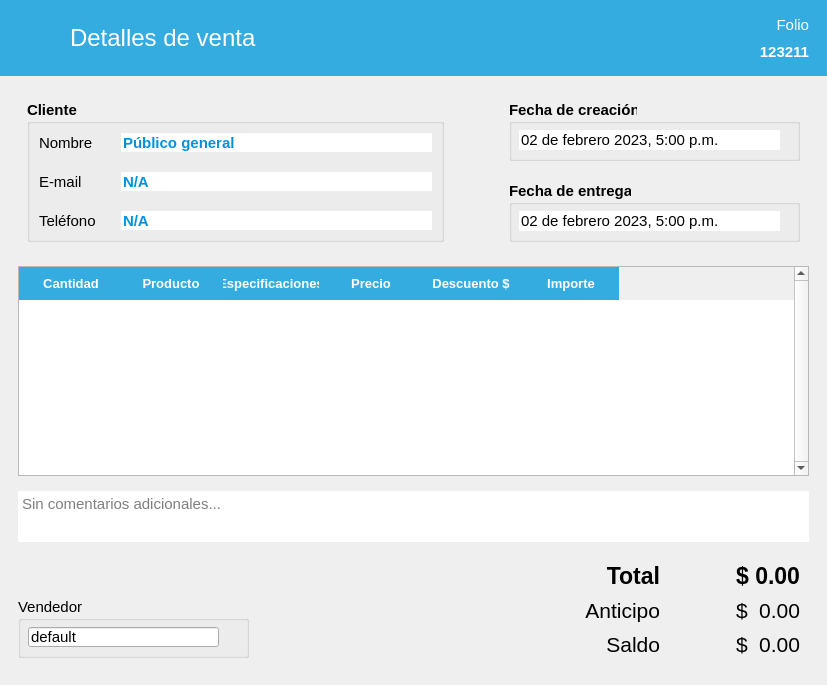
<?xml version="1.0" encoding="UTF-8"?>
<ui version="4.0">
 <class>DetallesVenta</class>
 <widget class="QMainWindow" name="DetallesVenta">
  <property name="windowModality">
   <enum>Qt::ApplicationModal</enum>
  </property>
  <property name="geometry">
   <rect>
    <x>0</x>
    <y>0</y>
    <width>827</width>
    <height>685</height>
   </rect>
  </property>
  <property name="windowTitle">
   <string>MainWindow</string>
  </property>
  <widget class="QWidget" name="centralwidget">
   <layout class="QVBoxLayout" name="verticalLayout">
    <property name="leftMargin">
     <number>0</number>
    </property>
    <property name="topMargin">
     <number>0</number>
    </property>
    <property name="rightMargin">
     <number>0</number>
    </property>
    <item>
     <widget class="QFrame" name="frame">
      <property name="styleSheet">
       <string notr="true">QFrame { background-color: rgb(52, 172, 224); }</string>
      </property>
      <property name="frameShadow">
       <enum>QFrame::Raised</enum>
      </property>
      <layout class="QHBoxLayout" name="horizontalLayout">
       <property name="topMargin">
        <number>5</number>
       </property>
       <property name="bottomMargin">
        <number>5</number>
       </property>
       <item alignment="Qt::AlignLeft|Qt::AlignVCenter">
        <widget class="QFrame" name="frame_5">
         <property name="frameShadow">
          <enum>QFrame::Raised</enum>
         </property>
         <layout class="QHBoxLayout" name="horizontalLayout_2">
          <property name="spacing">
           <number>20</number>
          </property>
          <item>
           <widget class="QPushButton" name="btRegresar">
            <property name="cursor">
             <cursorShape>PointingHandCursor</cursorShape>
            </property>
            <property name="styleSheet">
             <string notr="true">QPushButton {
        background-color: transparent;
        border: none;
        padding: 0px;
    }
    QPushButton:hover {
        background-color: rgba(255, 255, 255, 0);
    }
    QPushButton:pressed {
        background-color: rgba(255, 255, 255, 0);
    }</string>
            </property>
            <property name="icon">
             <iconset resource="../../resources.qrc">
              <normaloff>:/img/resources/images/leftarrow.png</normaloff>:/img/resources/images/leftarrow.png</iconset>
            </property>
            <property name="iconSize">
             <size>
              <width>40</width>
              <height>40</height>
             </size>
            </property>
            <property name="flat">
             <bool>true</bool>
            </property>
           </widget>
          </item>
          <item>
           <widget class="QLabel" name="label_17">
            <property name="minimumSize">
             <size>
              <width>211</width>
              <height>41</height>
             </size>
            </property>
            <property name="font">
             <font>
              <pointsize>18</pointsize>
             </font>
            </property>
            <property name="styleSheet">
             <string notr="true">color: rgb(255, 255, 255);</string>
            </property>
            <property name="text">
             <string>Detalles de venta</string>
            </property>
           </widget>
          </item>
         </layout>
        </widget>
       </item>
       <item alignment="Qt::AlignRight|Qt::AlignTop">
        <widget class="QFrame" name="frame_6">
         <property name="frameShadow">
          <enum>QFrame::Raised</enum>
         </property>
         <layout class="QVBoxLayout" name="verticalLayout_2">
          <item>
           <widget class="QLabel" name="label_5">
            <property name="minimumSize">
             <size>
              <width>41</width>
              <height>21</height>
             </size>
            </property>
            <property name="font">
             <font>
              <pointsize>11</pointsize>
             </font>
            </property>
            <property name="styleSheet">
             <string notr="true">color: rgb(255, 255, 255);</string>
            </property>
            <property name="text">
             <string>Folio</string>
            </property>
            <property name="alignment">
             <set>Qt::AlignRight|Qt::AlignTrailing|Qt::AlignVCenter</set>
            </property>
           </widget>
          </item>
          <item>
           <widget class="QLabel" name="lbFolio">
            <property name="minimumSize">
             <size>
              <width>61</width>
              <height>21</height>
             </size>
            </property>
            <property name="font">
             <font>
              <pointsize>11</pointsize>
              <weight>75</weight>
              <bold>true</bold>
             </font>
            </property>
            <property name="styleSheet">
             <string notr="true">color: rgb(255, 255, 255);</string>
            </property>
            <property name="text">
             <string>123211</string>
            </property>
            <property name="alignment">
             <set>Qt::AlignRight|Qt::AlignTrailing|Qt::AlignVCenter</set>
            </property>
           </widget>
          </item>
         </layout>
        </widget>
       </item>
      </layout>
     </widget>
    </item>
    <item>
     <widget class="QFrame" name="frame_2">
      <property name="frameShadow">
       <enum>QFrame::Raised</enum>
      </property>
      <layout class="QHBoxLayout" name="horizontalLayout_3">
       <property name="leftMargin">
        <number>18</number>
       </property>
       <property name="rightMargin">
        <number>18</number>
       </property>
       <item alignment="Qt::AlignTop">
        <widget class="QFrame" name="frame_7">
         <property name="frameShadow">
          <enum>QFrame::Raised</enum>
         </property>
         <layout class="QHBoxLayout" name="horizontalLayout_5">
          <property name="rightMargin">
           <number>50</number>
          </property>
          <item>
           <widget class="QGroupBox" name="groupBox">
            <property name="minimumSize">
             <size>
              <width>361</width>
              <height>131</height>
             </size>
            </property>
            <property name="font">
             <font>
              <pointsize>11</pointsize>
              <weight>75</weight>
              <bold>true</bold>
             </font>
            </property>
            <property name="title">
             <string>Cliente</string>
            </property>
            <property name="flat">
             <bool>true</bool>
            </property>
            <layout class="QGridLayout" name="gridLayout">
             <property name="horizontalSpacing">
              <number>25</number>
             </property>
             <property name="verticalSpacing">
              <number>20</number>
             </property>
             <item row="2" column="1">
              <widget class="QLineEdit" name="txtTelefono">
               <property name="font">
                <font>
                 <pointsize>11</pointsize>
                </font>
               </property>
               <property name="styleSheet">
                <string notr="true">color: rgb(0, 147, 220);</string>
               </property>
               <property name="text">
                <string>N/A</string>
               </property>
               <property name="frame">
                <bool>false</bool>
               </property>
               <property name="readOnly">
                <bool>true</bool>
               </property>
               <property name="clearButtonEnabled">
                <bool>false</bool>
               </property>
              </widget>
             </item>
             <item row="0" column="1">
              <widget class="QLineEdit" name="txtCliente">
               <property name="font">
                <font>
                 <pointsize>11</pointsize>
                 <italic>false</italic>
                </font>
               </property>
               <property name="styleSheet">
                <string notr="true">color: rgb(0, 147, 220);</string>
               </property>
               <property name="text">
                <string>Público general</string>
               </property>
               <property name="frame">
                <bool>false</bool>
               </property>
               <property name="readOnly">
                <bool>true</bool>
               </property>
               <property name="clearButtonEnabled">
                <bool>false</bool>
               </property>
              </widget>
             </item>
             <item row="1" column="1">
              <widget class="QLineEdit" name="txtCorreo">
               <property name="font">
                <font>
                 <pointsize>11</pointsize>
                </font>
               </property>
               <property name="styleSheet">
                <string notr="true">color: rgb(0, 147, 220);</string>
               </property>
               <property name="text">
                <string>N/A</string>
               </property>
               <property name="frame">
                <bool>false</bool>
               </property>
               <property name="readOnly">
                <bool>true</bool>
               </property>
               <property name="clearButtonEnabled">
                <bool>false</bool>
               </property>
              </widget>
             </item>
             <item row="1" column="0">
              <widget class="QLabel" name="label_7">
               <property name="font">
                <font>
                 <pointsize>11</pointsize>
                 <weight>50</weight>
                 <bold>false</bold>
                </font>
               </property>
               <property name="text">
                <string>E-mail</string>
               </property>
              </widget>
             </item>
             <item row="2" column="0">
              <widget class="QLabel" name="label_8">
               <property name="font">
                <font>
                 <pointsize>11</pointsize>
                 <weight>50</weight>
                 <bold>false</bold>
                </font>
               </property>
               <property name="text">
                <string>Teléfono</string>
               </property>
              </widget>
             </item>
             <item row="0" column="0">
              <widget class="QLabel" name="label_6">
               <property name="font">
                <font>
                 <pointsize>11</pointsize>
                 <weight>50</weight>
                 <bold>false</bold>
                </font>
               </property>
               <property name="text">
                <string>Nombre</string>
               </property>
              </widget>
             </item>
            </layout>
           </widget>
          </item>
         </layout>
        </widget>
       </item>
       <item alignment="Qt::AlignRight|Qt::AlignTop">
        <widget class="QFrame" name="frame_8">
         <property name="frameShadow">
          <enum>QFrame::Raised</enum>
         </property>
         <layout class="QVBoxLayout" name="verticalLayout_4">
          <property name="spacing">
           <number>20</number>
          </property>
          <item>
           <widget class="QGroupBox" name="groupBox_2">
            <property name="minimumSize">
             <size>
              <width>291</width>
              <height>61</height>
             </size>
            </property>
            <property name="font">
             <font>
              <pointsize>11</pointsize>
              <weight>75</weight>
              <bold>true</bold>
             </font>
            </property>
            <property name="title">
             <string>Fecha de creación</string>
            </property>
            <property name="flat">
             <bool>true</bool>
            </property>
            <widget class="QLineEdit" name="txtCreacion">
             <property name="geometry">
              <rect>
               <x>10</x>
               <y>30</y>
               <width>261</width>
               <height>20</height>
              </rect>
             </property>
             <property name="font">
              <font>
               <pointsize>11</pointsize>
               <weight>50</weight>
               <bold>false</bold>
              </font>
             </property>
             <property name="styleSheet">
              <string notr="true"/>
             </property>
             <property name="text">
              <string>02 de febrero 2023, 5:00 p.m.</string>
             </property>
             <property name="frame">
              <bool>false</bool>
             </property>
             <property name="readOnly">
              <bool>true</bool>
             </property>
             <property name="clearButtonEnabled">
              <bool>false</bool>
             </property>
            </widget>
           </widget>
          </item>
          <item>
           <widget class="QGroupBox" name="boxEntrega">
            <property name="minimumSize">
             <size>
              <width>291</width>
              <height>61</height>
             </size>
            </property>
            <property name="font">
             <font>
              <pointsize>11</pointsize>
              <weight>75</weight>
              <bold>true</bold>
             </font>
            </property>
            <property name="title">
             <string>Fecha de entrega</string>
            </property>
            <property name="flat">
             <bool>true</bool>
            </property>
            <widget class="QLineEdit" name="txtEntrega">
             <property name="geometry">
              <rect>
               <x>10</x>
               <y>30</y>
               <width>261</width>
               <height>20</height>
              </rect>
             </property>
             <property name="font">
              <font>
               <pointsize>11</pointsize>
               <weight>50</weight>
               <bold>false</bold>
              </font>
             </property>
             <property name="styleSheet">
              <string notr="true"/>
             </property>
             <property name="text">
              <string>02 de febrero 2023, 5:00 p.m.</string>
             </property>
             <property name="frame">
              <bool>false</bool>
             </property>
             <property name="readOnly">
              <bool>true</bool>
             </property>
             <property name="clearButtonEnabled">
              <bool>false</bool>
             </property>
            </widget>
           </widget>
          </item>
         </layout>
        </widget>
       </item>
      </layout>
     </widget>
    </item>
    <item>
     <widget class="QFrame" name="frame_3">
      <property name="sizePolicy">
       <sizepolicy hsizetype="Expanding" vsizetype="Expanding">
        <horstretch>0</horstretch>
        <verstretch>0</verstretch>
       </sizepolicy>
      </property>
      <property name="minimumSize">
       <size>
        <width>0</width>
        <height>210</height>
       </size>
      </property>
      <property name="frameShadow">
       <enum>QFrame::Raised</enum>
      </property>
      <layout class="QVBoxLayout" name="verticalLayout_6">
       <property name="leftMargin">
        <number>18</number>
       </property>
       <property name="topMargin">
        <number>0</number>
       </property>
       <property name="rightMargin">
        <number>18</number>
       </property>
       <property name="bottomMargin">
        <number>0</number>
       </property>
       <item>
        <widget class="QTableWidget" name="tabla_productos">
         <property name="minimumSize">
          <size>
           <width>791</width>
           <height>210</height>
          </size>
         </property>
         <property name="font">
          <font>
           <pointsize>10</pointsize>
          </font>
         </property>
         <property name="styleSheet">
          <string notr="true">QHeaderView::section {
	font: bold 10pt;
	color: rgb(255, 255, 255);
	background-color: rgb(52, 172, 224);
    border: 0px;

	padding-left: 4px;
	padding-top: 7px;
	padding-bottom: 7px;
}

QTableWidget {
	alternate-background-color: rgb(240, 240, 240);
}</string>
         </property>
         <property name="verticalScrollBarPolicy">
          <enum>Qt::ScrollBarAlwaysOn</enum>
         </property>
         <property name="editTriggers">
          <set>QAbstractItemView::NoEditTriggers</set>
         </property>
         <property name="alternatingRowColors">
          <bool>true</bool>
         </property>
         <property name="selectionMode">
          <enum>QAbstractItemView::NoSelection</enum>
         </property>
         <property name="showGrid">
          <bool>false</bool>
         </property>
         <attribute name="horizontalHeaderMinimumSectionSize">
          <number>80</number>
         </attribute>
         <attribute name="verticalHeaderVisible">
          <bool>false</bool>
         </attribute>
         <column>
          <property name="text">
           <string>Cantidad</string>
          </property>
         </column>
         <column>
          <property name="text">
           <string>Producto</string>
          </property>
         </column>
         <column>
          <property name="text">
           <string>Especificaciones</string>
          </property>
         </column>
         <column>
          <property name="text">
           <string>Precio</string>
          </property>
         </column>
         <column>
          <property name="text">
           <string>Descuento $</string>
          </property>
         </column>
         <column>
          <property name="text">
           <string>Importe</string>
          </property>
         </column>
        </widget>
       </item>
      </layout>
     </widget>
    </item>
    <item>
     <widget class="QFrame" name="frame_4">
      <property name="sizePolicy">
       <sizepolicy hsizetype="Preferred" vsizetype="Preferred">
        <horstretch>0</horstretch>
        <verstretch>0</verstretch>
       </sizepolicy>
      </property>
      <property name="styleSheet">
       <string notr="true">QFrame { border:none; }</string>
      </property>
      <property name="frameShape">
       <enum>QFrame::StyledPanel</enum>
      </property>
      <property name="frameShadow">
       <enum>QFrame::Raised</enum>
      </property>
      <layout class="QVBoxLayout" name="verticalLayout_3">
       <property name="spacing">
        <number>0</number>
       </property>
       <property name="topMargin">
        <number>0</number>
       </property>
       <item alignment="Qt::AlignBottom">
        <widget class="QFrame" name="frame_10">
         <property name="styleSheet">
          <string notr="true">QFrame { border:none; }</string>
         </property>
         <property name="frameShape">
          <enum>QFrame::StyledPanel</enum>
         </property>
         <property name="frameShadow">
          <enum>QFrame::Raised</enum>
         </property>
         <layout class="QGridLayout" name="gridLayout_2">
          <property name="verticalSpacing">
           <number>20</number>
          </property>
          <item row="0" column="0" colspan="2" alignment="Qt::AlignBottom">
           <widget class="QPlainTextEdit" name="txtComentarios">
            <property name="sizePolicy">
             <sizepolicy hsizetype="Expanding" vsizetype="Minimum">
              <horstretch>0</horstretch>
              <verstretch>0</verstretch>
             </sizepolicy>
            </property>
            <property name="minimumSize">
             <size>
              <width>0</width>
              <height>51</height>
             </size>
            </property>
            <property name="maximumSize">
             <size>
              <width>16777215</width>
              <height>51</height>
             </size>
            </property>
            <property name="font">
             <font>
              <pointsize>11</pointsize>
             </font>
            </property>
            <property name="readOnly">
             <bool>true</bool>
            </property>
            <property name="placeholderText">
             <string>Sin comentarios adicionales...</string>
            </property>
           </widget>
          </item>
          <item row="1" column="0" alignment="Qt::AlignLeft|Qt::AlignBottom">
           <widget class="QGroupBox" name="groupBox_4">
            <property name="minimumSize">
             <size>
              <width>231</width>
              <height>61</height>
             </size>
            </property>
            <property name="font">
             <font>
              <pointsize>11</pointsize>
             </font>
            </property>
            <property name="title">
             <string>Vendedor</string>
            </property>
            <widget class="QLineEdit" name="txtVendedor">
             <property name="geometry">
              <rect>
               <x>10</x>
               <y>30</y>
               <width>191</width>
               <height>20</height>
              </rect>
             </property>
             <property name="font">
              <font>
               <pointsize>11</pointsize>
              </font>
             </property>
             <property name="text">
              <string>default</string>
             </property>
             <property name="readOnly">
              <bool>true</bool>
             </property>
            </widget>
           </widget>
          </item>
          <item row="1" column="1" alignment="Qt::AlignRight|Qt::AlignBottom">
           <widget class="QFrame" name="frame_9">
            <property name="styleSheet">
             <string notr="true"/>
            </property>
            <property name="frameShape">
             <enum>QFrame::StyledPanel</enum>
            </property>
            <property name="frameShadow">
             <enum>QFrame::Raised</enum>
            </property>
            <layout class="QGridLayout" name="gridLayout_3">
             <property name="topMargin">
              <number>0</number>
             </property>
             <property name="bottomMargin">
              <number>0</number>
             </property>
             <property name="verticalSpacing">
              <number>6</number>
             </property>
             <item row="0" column="2">
              <widget class="QLabel" name="label_16">
               <property name="minimumSize">
                <size>
                 <width>0</width>
                 <height>28</height>
                </size>
               </property>
               <property name="font">
                <font>
                 <pointsize>17</pointsize>
                 <weight>75</weight>
                 <bold>true</bold>
                </font>
               </property>
               <property name="text">
                <string>$</string>
               </property>
              </widget>
             </item>
             <item row="0" column="0">
              <widget class="QLabel" name="label_18">
               <property name="minimumSize">
                <size>
                 <width>0</width>
                 <height>28</height>
                </size>
               </property>
               <property name="font">
                <font>
                 <pointsize>17</pointsize>
                 <weight>75</weight>
                 <bold>true</bold>
                </font>
               </property>
               <property name="text">
                <string>Total</string>
               </property>
               <property name="alignment">
                <set>Qt::AlignRight|Qt::AlignTrailing|Qt::AlignVCenter</set>
               </property>
              </widget>
             </item>
             <item row="0" column="1">
              <spacer name="horizontalSpacer">
               <property name="orientation">
                <enum>Qt::Horizontal</enum>
               </property>
               <property name="sizeType">
                <enum>QSizePolicy::Preferred</enum>
               </property>
               <property name="sizeHint" stdset="0">
                <size>
                 <width>70</width>
                 <height>20</height>
                </size>
               </property>
              </spacer>
             </item>
             <item row="0" column="3">
              <widget class="QLabel" name="lbTotal">
               <property name="minimumSize">
                <size>
                 <width>0</width>
                 <height>28</height>
                </size>
               </property>
               <property name="font">
                <font>
                 <pointsize>17</pointsize>
                 <weight>75</weight>
                 <bold>true</bold>
                </font>
               </property>
               <property name="text">
                <string>0.00</string>
               </property>
               <property name="alignment">
                <set>Qt::AlignRight|Qt::AlignTrailing|Qt::AlignVCenter</set>
               </property>
              </widget>
             </item>
             <item row="2" column="3">
              <widget class="QLabel" name="lbSaldo">
               <property name="minimumSize">
                <size>
                 <width>0</width>
                 <height>28</height>
                </size>
               </property>
               <property name="font">
                <font>
                 <pointsize>16</pointsize>
                 <weight>50</weight>
                 <bold>false</bold>
                </font>
               </property>
               <property name="text">
                <string>0.00</string>
               </property>
               <property name="alignment">
                <set>Qt::AlignRight|Qt::AlignTrailing|Qt::AlignVCenter</set>
               </property>
              </widget>
             </item>
             <item row="2" column="2">
              <widget class="QLabel" name="temp4">
               <property name="minimumSize">
                <size>
                 <width>0</width>
                 <height>28</height>
                </size>
               </property>
               <property name="font">
                <font>
                 <pointsize>16</pointsize>
                 <weight>50</weight>
                 <bold>false</bold>
                </font>
               </property>
               <property name="text">
                <string>$</string>
               </property>
              </widget>
             </item>
             <item row="1" column="0">
              <widget class="QLabel" name="temp1">
               <property name="minimumSize">
                <size>
                 <width>0</width>
                 <height>28</height>
                </size>
               </property>
               <property name="font">
                <font>
                 <pointsize>16</pointsize>
                 <weight>50</weight>
                 <bold>false</bold>
                </font>
               </property>
               <property name="text">
                <string>Anticipo</string>
               </property>
               <property name="alignment">
                <set>Qt::AlignRight|Qt::AlignTrailing|Qt::AlignVCenter</set>
               </property>
              </widget>
             </item>
             <item row="1" column="3">
              <widget class="QLabel" name="lbAnticipo">
               <property name="minimumSize">
                <size>
                 <width>0</width>
                 <height>28</height>
                </size>
               </property>
               <property name="font">
                <font>
                 <pointsize>16</pointsize>
                 <weight>50</weight>
                 <bold>false</bold>
                </font>
               </property>
               <property name="text">
                <string>0.00</string>
               </property>
               <property name="alignment">
                <set>Qt::AlignRight|Qt::AlignTrailing|Qt::AlignVCenter</set>
               </property>
              </widget>
             </item>
             <item row="1" column="2">
              <widget class="QLabel" name="temp2">
               <property name="minimumSize">
                <size>
                 <width>0</width>
                 <height>28</height>
                </size>
               </property>
               <property name="font">
                <font>
                 <pointsize>16</pointsize>
                 <weight>50</weight>
                 <bold>false</bold>
                </font>
               </property>
               <property name="text">
                <string>$</string>
               </property>
              </widget>
             </item>
             <item row="2" column="0">
              <widget class="QLabel" name="temp3">
               <property name="minimumSize">
                <size>
                 <width>0</width>
                 <height>28</height>
                </size>
               </property>
               <property name="font">
                <font>
                 <pointsize>16</pointsize>
                 <weight>50</weight>
                 <bold>false</bold>
                </font>
               </property>
               <property name="text">
                <string>Saldo</string>
               </property>
               <property name="alignment">
                <set>Qt::AlignRight|Qt::AlignTrailing|Qt::AlignVCenter</set>
               </property>
              </widget>
             </item>
            </layout>
           </widget>
          </item>
         </layout>
        </widget>
       </item>
      </layout>
     </widget>
    </item>
   </layout>
  </widget>
 </widget>
 <resources>
  <include location="../../resources.qrc"/>
 </resources>
 <connections/>
</ui>
